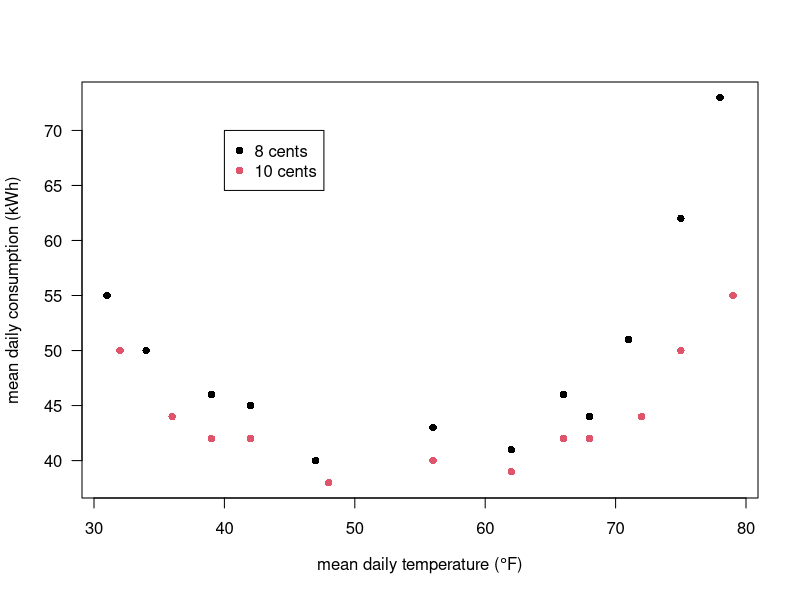
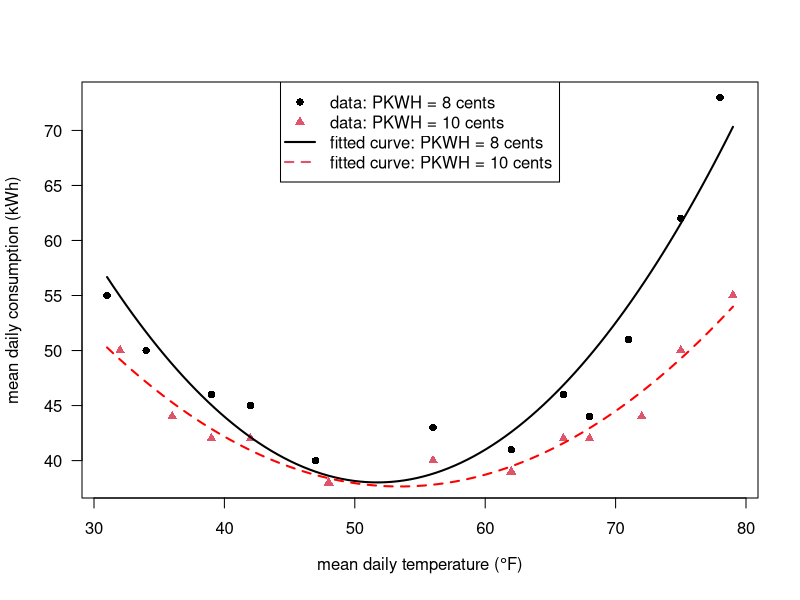
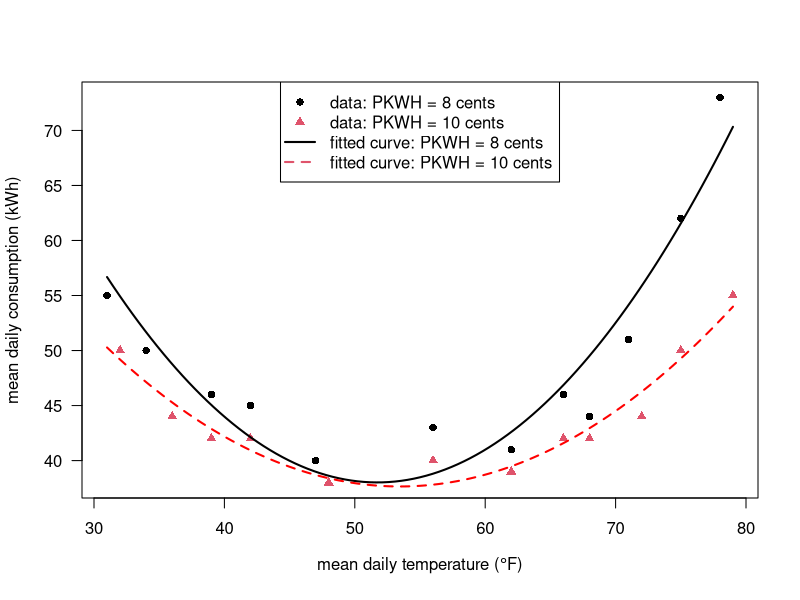

Reproduce these figures in R, in order.
## ---- chunk 1
# Disable the comments in R outputs
knitr::opts_chunk$set(comment = NA)
## ---- chunk 2
column1 <- rep(c(8,10), each=12)
column2 <- c(31, 34, 39, 42, 47, 56, 62, 66, 68, 71, 75, 78, 32, 36, 39, 42, 48, 56, 62, 66, 68, 72, 75, 79)
column3 <- c(55, 50, 46, 45, 40, 43, 41, 46, 44, 51, 62, 73, 50, 44, 42, 42, 38, 40, 39, 42, 42, 44, 50, 55)
utility <- data.frame(PKWH=column1, MDT=column2, MDC=column3)
rm(list=paste0('column',1:3))
## ---- chunk 3
plot(MDC ~ MDT, data=utility, pch=16, col=PKWH/2-3, las=1, 
     xlab=expression(paste("mean daily temperature (",degree,"F)")), 
     ylab="mean daily consumption (kWh)")
legend(40,70,c("8 cents","10 cents"), pch=16, col=1:2)
## ---- chunk 4
fit1 <- lm(MDC ~ MDT + I(MDT^2), data=utility)
summary(fit1)
## ---- chunk 5
num_to_char <- function(num) {
  if (num >= 0) {
    return(paste0("+ ",num))
  } else {
    return(paste0("- ",-num))
  }
}
beta0 <- as.character(signif(fit1$coefficient[1],4))
beta1 <- num_to_char( signif(fit1$coefficient[2],4) )
beta2 <- num_to_char( signif(fit1$coefficient[3],4) )
## ---- chunk 6
fit2 <- lm(MDC ~ PKWH*MDT + PKWH*I(MDT^2), data=utility)
summary(fit2)
## ---- chunk 7
beta0 <- as.character(signif(fit2$coefficient[1],4))
beta1 <- num_to_char( signif(fit2$coefficient[3],4) )
beta2 <- num_to_char( signif(fit2$coefficient[4],4) )
beta3 <- as.character(signif(fit2$coefficient[2],4))
beta4 <- num_to_char( signif(fit2$coefficient[5],4) )
beta5 <- num_to_char( signif(fit2$coefficient[6],4) )
## ---- chunk 8
beta0_8cents <- as.character( signif(fit2$coefficient[1],4) + 8*signif(fit2$coefficient[2],4) )
beta1_8cents <- num_to_char( signif(fit2$coefficient[3],4) + 8*signif(fit2$coefficient[5],4) )
beta2_8cents <- num_to_char( signif(fit2$coefficient[4],4) + 8*signif(fit2$coefficient[6],4) )
beta0_10cents <- as.character( signif(fit2$coefficient[1],4) + 10*signif(fit2$coefficient[2],4) )
beta1_10cents <- num_to_char( signif(fit2$coefficient[3],4) + 10*signif(fit2$coefficient[5],4) )
beta2_10cents <- num_to_char( signif(fit2$coefficient[4],4) + 10*signif(fit2$coefficient[6],4) )
## ---- chunk 9
x <- seq(31,79, length=100) # Range of MDT in the data is 31 - 79
fitted_8cents <- predict(fit2, newdata=data.frame(MDT=x, PKWH=8))
fitted_10cents <- predict(fit2, newdata=data.frame(MDT=x, PKWH=10))
plot(MDC ~ MDT, data=utility, pch=PKWH/2+12, col=PKWH/2-3, 
     las=1, ylab="mean daily consumption (kWh)", 
     xlab=expression(paste("mean daily temperature (",degree,"F)")))
lines(x, fitted_8cents, lwd=2)
lines(x, fitted_10cents, col="red", lwd=2, lty=2)
legend("top",c("data: PKWH = 8 cents","data: PKWH = 10 cents", 
               "fitted curve: PKWH = 8 cents", "fitted curve: PKWH = 10 cents"), 
       pch=c(16,17,-1,-1), lty=c(0,0,1,2), lwd=2, col=c(1,2,1,2))
## ---- chunk 10
plot(MDC ~ MDT, data=utility, pch=PKWH/2+12, col=PKWH/2-3, 
     las=1, ylab="mean daily consumption (kWh)", 
     xlab=expression(paste("mean daily temperature (",degree,"F)")))
curve(fit2$coef[1]+fit2$coef[3]*x +fit2$coef[4]*x^2 + 
        8*(fit2$coef[2]+fit2$coef[5]*x+fit2$coef[6]*x^2), lwd=2, add=TRUE)
curve(fit2$coef[1]+fit2$coef[3]*x +fit2$coef[4]*x^2 + 
        10*(fit2$coef[2]+fit2$coef[5]*x+fit2$coef[6]*x^2), 
      lwd=2, lty=2, col="red", add=TRUE)
legend("top",c("data: PKWH = 8 cents","data: PKWH = 10 cents", 
               "fitted curve: PKWH = 8 cents", "fitted curve: PKWH = 10 cents"), 
       pch=c(16,17,-1,-1), lty=c(0,0,1,2), lwd=2, col=c(1,2,1,2))
## ---- chunk 11
predict(fit2, newdata=data.frame(MDT=75, PKWH=9))
## ---- chunk 12
pred <- as.character(round(predict(fit2, newdata=data.frame(MDT=75, PKWH=9)),0))
